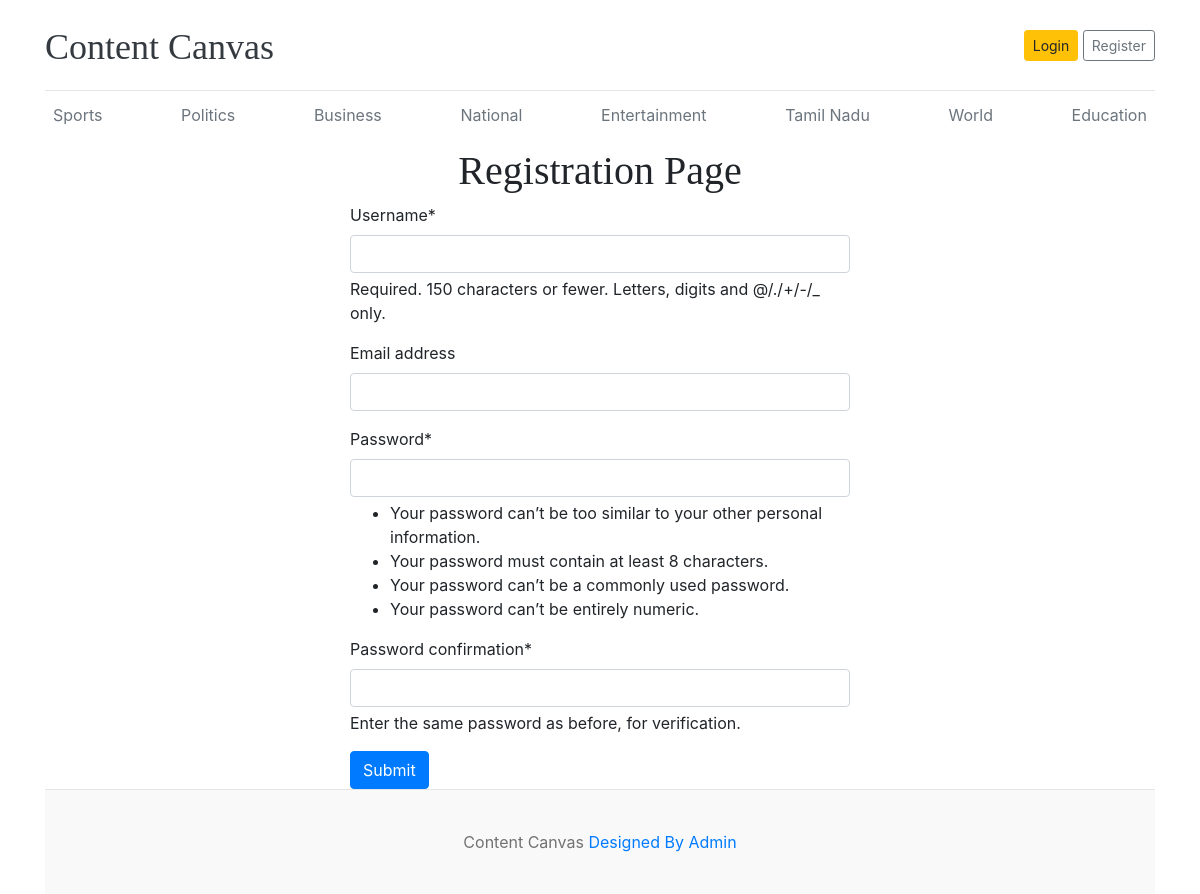
Screenshot of /register/ with the database file from the repository.
### base/models.py (models this page shows)
class Category(models.Model):
    category_name=models.CharField(max_length=100)
    created_at=models.DateTimeField(auto_now_add=True)
    updated_at=models.DateTimeField(auto_now=True)
    def __str__(self):
        return self.category_name

### base/views.py (the view, shortened to what this page needs)
# urls.py: path('register/',views.register,name='register page'),
def register(request):
    form=RegistrationFrom()
    return render(request,'register.html',{'form':form})

### base/forms.py
class RegistrationFrom(UserCreationForm):
    class Meta:
        model=User
        fields=['username','email','password1','password2']

### base/context_processors.py (called while the page is built)
def info(request):
    return {'data':'on saturday we have placement festival at 4pm'}

def extract_categories(request):
    return {'categories':Category.objects.all()}

### templates/register.html (shortened to what this page needs)
{% extends "home.html" %}
{% block content %}
{% load crispy_forms_tags %}
<h1 style='text-align:center;'>Registration Page</h1>
<form action="{% url "register page" %}" method='POST' style='width:500px; margin:auto;'>
    {{form | crispy}}
    <button class='btn btn-primary'  type='submit'>Submit</button>
</form>
{% endblock content %}

### templates/home.html (shortened to what this page needs)
{% load static %}
<!DOCTYPE html>
<html lang="en">
<head>
    <link href="https://getbootstrap.com/docs/4.0/dist/css/bootstrap.min.css" rel="stylesheet">
    <link href="{% static "home.css" %}" rel="stylesheet">
  </head>
<body>
    <div class="container">
      <header class="blog-header py-3">
        <div class="row flex-nowrap justify-content-between align-items-center">
          <div class="col-8 pt-1">
            <a class="blog-header-logo text-dark" href="/">Content Canvas</a>
          </div>
          <div class="col-4 d-flex justify-content-end align-items-center">
            {% if user.is_authenticated %}
            <p style='margin:10px;'>you logged in as {{user}}</p>
            <a class="btn btn-sm btn-warning" href="{% url "logout page" %}">Logout</a>
            {% else %}
            <a class="btn btn-sm btn-warning" href="{% url "login page" %}">Login</a> &nbsp;
            <a class="btn btn-sm btn-outline-secondary" href="{% url "register page" %}">Register</a>
            {% endif %}
          </div>
        </div>
      </header>
      <div class="nav-scroller py-1 mb-2">
        <nav class="nav d-flex justify-content-between">
          {% for i in categories %}
            <a class="p-2 text-muted" href="{% url "category" i %}"> {{i}} </a>
          {% endfor %}
        </nav>
      </div>
{% block content %}{% endblock content %}
<footer class="blog-footer">
  <p>Content Canvas  <a href="#">Designed By Admin</a></p>
</footer>
</body>
</html>

### static files/home.css (style rules this page uses)
.blog-header { border-bottom: 1px solid #e5e5e5; }
.blog-header-logo { font-family: "Playfair Display", Georgia, "Times New Roman", serif; font-size: 2.25rem; }
h1, h2, h3, h4, h5, h6 { font-family: "Playfair Display", Georgia, "Times New Roman", serif; }
.blog-footer { padding: 2.5rem 0; color: #727272; text-align: center; background-color: #f9f9f9; border-top: .05rem solid #e5e5e5; }
.blog-footer p:last-child { margin-bottom: 0; }

### rows the page displays
Category: category_name "Sports"
Category: category_name "Politics"
Category: category_name "Business"
Category: category_name "National"
Category: category_name "Entertainment"
Category: category_name "Tamil Nadu"
Category: category_name "World"
Category: category_name "Education"
